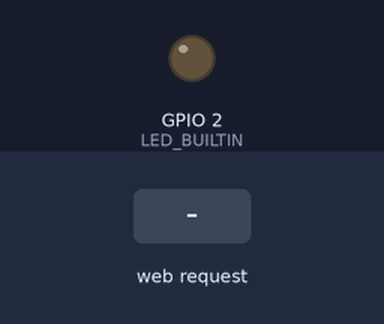
This program was run on a simulated ESP8266 (NodeMCU). On the bench: output pins drawn as LEDs (lit = HIGH, except the on-board LED, lit = LOW). The test bench sets the inputs (shaded band). WiFi joins after 1.5 s; servers stay silent unless stated; not simulated (calls return 0 or success): secrets.h; what the program prints to the serial monitor is not drawn.

Above: at 3.2 s.
3.3 s: HTTP request GET /LED=ON received
At 4.5 s:
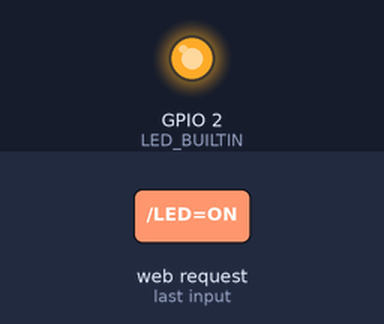
4.8 s: HTTP request GET /LED=OFF received
At 5.8 s:
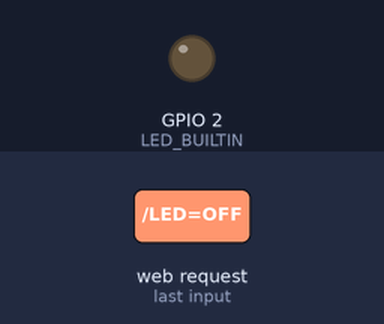
Timing chart, 0 to 7.8 s (numbered marks = the images above; inputs shaded):
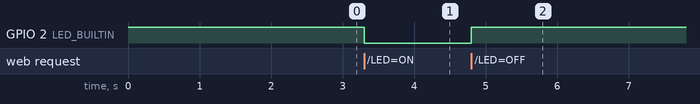

The program:

main.cpp
```cpp
#include <Arduino.h>
#include <ESP8266WiFi.h>
#include "secrets.h" // 包含敏感信息的头文件

// 设置固定 IP 地址
IPAddress local_IP(192, 168, 0, 130); // 替换为你想要的固定 IP 地址
IPAddress gateway(192, 168, 0, 1);    // 替换为你的网关地址（通常是路由器的 IP）
IPAddress subnet(255, 255, 255, 0);   // 子网掩码
IPAddress dns(192, 168, 0, 1);        // 替换为 DNS 服务器地址（通常与网关地址相同）

WiFiServer server(80); // 创建一个 HTTP 服务器，端口 80

void setup()
{
  Serial.begin(115200);
  pinMode(LED_BUILTIN, OUTPUT);
  digitalWrite(LED_BUILTIN, HIGH); // 初始化 LED 为关闭
  Serial.println("测试串口日志打印...");

  // 配置固定 IP 地址
  if (!WiFi.config(local_IP, gateway, subnet, dns))
  {
    Serial.println("固定 IP 地址配置失败！");
  }

  // 连接到 Wi-Fi
  WiFi.begin(ssid, password); // 使用 secrets.h 中的变量
  while (WiFi.status() != WL_CONNECTED)
  {
    delay(1000);
    Serial.println("连接 Wi-Fi...");
  }
  Serial.println("Wi-Fi 已连接");
  Serial.print("IP 地址: ");
  Serial.println(WiFi.localIP()); // 打印设备的固定 IP 地址

  server.begin(); // 启动服务器
}

void loop()
{
  WiFiClient client = server.accept(); // 检查是否有客户端连接
  if (client)
  {
    Serial.println("新客户端连接");
    String request = client.readStringUntil('\r'); // 读取客户端请求
    Serial.println(request);
    client.flush();

    // 检测请求中的 LED 控制命令
    if (request.indexOf("/LED=ON") != -1)
    {
      digitalWrite(LED_BUILTIN, LOW); // 打开 LED
    }
    else if (request.indexOf("/LED=OFF") != -1)
    {
      digitalWrite(LED_BUILTIN, HIGH); // 关闭 LED
    }

    // 返回 HTML 页面
    client.println("HTTP/1.1 200 OK");
    client.println("Content-Type: text/html");
    client.println("");
    client.println("<!DOCTYPE HTML>");
    client.println("<html>");
    client.println("<head>");
    client.println("<title>ESP8266 LED Control</title>");
    client.println("<style>");
    client.println("button {");
    client.println("  display: inline-block;");
    client.println("  padding: 10px 20px;");
    client.println("  font-size: 16px;");
    client.println("  margin: 10px;");
    client.println("  cursor: pointer;");
    client.println("  background-color: #4CAF50;");
    client.println("  color: white;");
    client.println("  border: none;");
    client.println("  border-radius: 5px;");
    client.println("}");
    client.println("button:hover { background-color: #45a049; }");
    client.println("</style>");
    client.println("</head>");
    client.println("<body>");
    client.println("<h1>ESP8266 LED Control</h1>");
    client.println("<p>Click the buttons below to control the onboard LED:</p>");
    client.println("<a href=\"/LED=ON\"><button>Turn ON LED</button></a>");
    client.println("<a href=\"/LED=OFF\"><button>Turn OFF LED</button></a>");
    client.println("</body>");
    client.println("</html>");

    client.stop();
    Serial.println("客户端断开连接");
  }
}
```

Measured:
- after the input at 3.3 s, GPIO 2 (LED_BUILTIN): HIGH → LOW at once
- after the input at 4.8 s, GPIO 2 (LED_BUILTIN): LOW → HIGH at once
